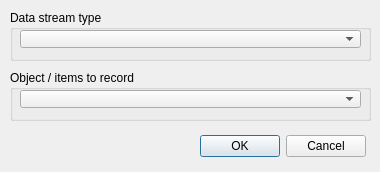
<?xml version="1.0" encoding="UTF-8"?>
<ui version="4.0">
 <class>CQDlgDataStreamSelection</class>
 <widget class="QDialog" name="CQDlgDataStreamSelection">
  <property name="geometry">
   <rect>
    <x>0</x>
    <y>0</y>
    <width>380</width>
    <height>172</height>
   </rect>
  </property>
  <property name="windowTitle">
   <string>New Data Stream Selection</string>
  </property>
  <property name="locale">
   <locale language="English" country="UnitedStates"/>
  </property>
  <widget class="QGroupBox" name="groupBox">
   <property name="geometry">
    <rect>
     <x>10</x>
     <y>10</y>
     <width>361</width>
     <height>51</height>
    </rect>
   </property>
   <property name="title">
    <string>Data stream type</string>
   </property>
   <property name="flat">
    <bool>false</bool>
   </property>
   <widget class="QComboBox" name="qqTypeCombo">
    <property name="geometry">
     <rect>
      <x>10</x>
      <y>20</y>
      <width>341</width>
      <height>18</height>
     </rect>
    </property>
    <property name="maxVisibleItems">
     <number>30</number>
    </property>
   </widget>
  </widget>
  <widget class="QGroupBox" name="groupBox_2">
   <property name="geometry">
    <rect>
     <x>10</x>
     <y>70</y>
     <width>361</width>
     <height>51</height>
    </rect>
   </property>
   <property name="title">
    <string>Object / items to record</string>
   </property>
   <property name="flat">
    <bool>false</bool>
   </property>
   <widget class="QComboBox" name="qqItemCombo">
    <property name="geometry">
     <rect>
      <x>10</x>
      <y>20</y>
      <width>341</width>
      <height>18</height>
     </rect>
    </property>
    <property name="maxVisibleItems">
     <number>30</number>
    </property>
   </widget>
  </widget>
  <widget class="QDialogButtonBox" name="qqOkCancel">
   <property name="geometry">
    <rect>
     <x>15</x>
     <y>130</y>
     <width>351</width>
     <height>32</height>
    </rect>
   </property>
   <property name="standardButtons">
    <set>QDialogButtonBox::Cancel|QDialogButtonBox::Ok</set>
   </property>
  </widget>
 </widget>
 <tabstops>
  <tabstop>qqTypeCombo</tabstop>
  <tabstop>qqItemCombo</tabstop>
  <tabstop>qqOkCancel</tabstop>
 </tabstops>
 <resources/>
 <connections/>
</ui>
